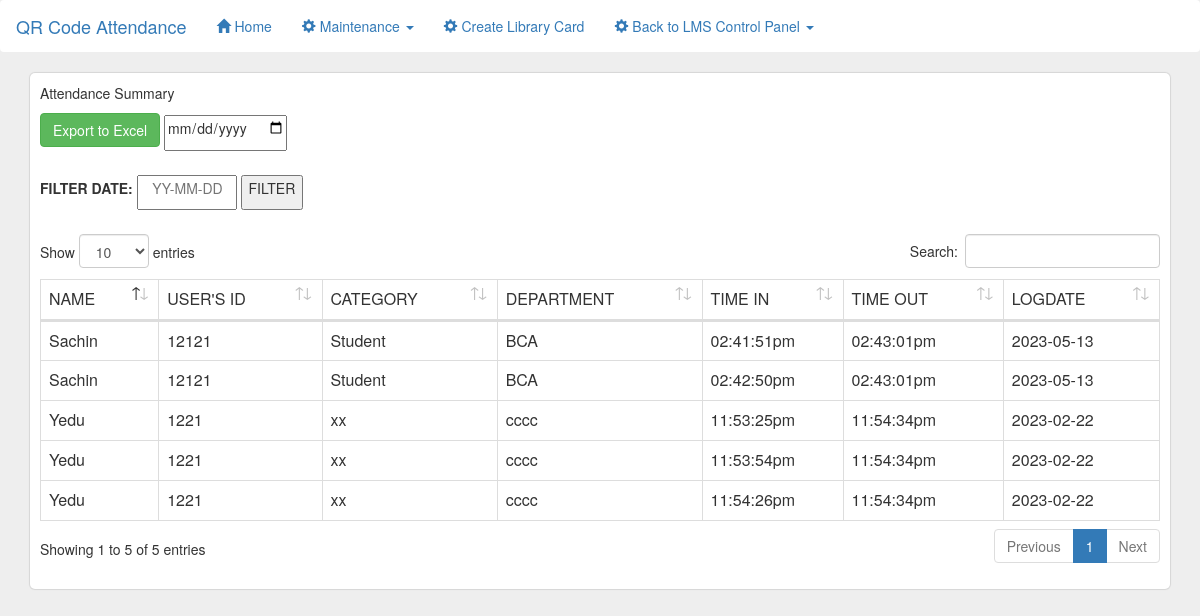
/qr/attendance.php (signed in), run on the app's committed database.
### tables this page shows
CREATE TABLE `attendance` (
  `ID` int(11) NOT NULL,
  `STUDENTID` varchar(250) NOT NULL,
  `TIMEIN` varchar(255) NOT NULL DEFAULT current_timestamp(),
  `TIMEOUT` varchar(250) NOT NULL,
  `LOGDATE` varchar(250) NOT NULL,
  `STATUS` varchar(250) NOT NULL
);

CREATE TABLE `student` (
  `id` int(11) NOT NULL,
  `STUDENTID` varchar(250) NOT NULL,
  `FIRSTNAME` varchar(250) NOT NULL,
  `AGE` varchar(250) NOT NULL,
  `GENDER` varchar(250) NOT NULL,
  `CATEGORY` varchar(255) NOT NULL,
  `DEPARTMENT` varchar(255) NOT NULL,
  `image` varchar(255) NOT NULL
);

### qr/attendance.php (the view, shortened to what this page needs)
<?php
                             $rollno = $_SESSION['RollNo'];
                                $sql="select * from LMS.user where RollNo='$rollno'";
	?>
<html>
    <head>
	  <link rel="stylesheet" href="https://cdnjs.cloudflare.com/ajax/libs/font-awesome/4.7.0/css/font-awesome.min.css">
		<link rel="stylesheet" href="plugins/datatables-bs4/css/dataTables.bootstrap4.min.css">
		<link rel="stylesheet" href="plugins/datatables-responsive/css/responsive.bootstrap4.min.css">
		<link rel="stylesheet" href="css/bootstrap.min.css">
    </head>
    <body style="background:#eee">
        <nav class="navbar" style="background:#fff">
		  <div class="container-fluid">
			<div class="navbar-header">
			  <a class="navbar-brand" href="index.php">QR Code Attendance</a>
			</div>
			<ul class="nav navbar-nav">
			  <li class="active"><a href="index.php"><span class="glyphicon glyphicon-home"></span> Home</a></li>
			  <li class="dropdown"><a class="dropdown-toggle" data-toggle="dropdown" href="#"><span class="glyphicon glyphicon-cog"></span> Maintenance <span class="caret"></span></a>
			  </li>
			   <li><a href="../card/index.php"><span class="glyphicon glyphicon-cog"></span> Create Library Card</a></li>
			    <li class="dropdown"><a class="dropdown-toggle" data-toggle="dropdown" href="#"><span class="glyphicon glyphicon-cog"></span> Back to LMS Control Panel <span class="caret"></span></a>
		  </div>
		</nav>
       <div class="container">
            <div class="row">
                <div class="col-md-12">
                </div>
                <div class="col-md-12">
				<div style="border-radius: 5px;padding:10px;background:#fff;" id="divvideo">
               <p>Attendance Summary</p>
              <form action="excel.php" method="post">
                                    <input type="submit" name="export_excel" class="btn btn-success" value="Export to Excel">
                                    <input type="date" name="datepick" style=" padding-bottom: 10px; width: 100	px;
                               			 margin-bottom: 10px;" placeholder="">
                               	</form>
                                <form method="post" action="attendance.php">
                                <label style="">FILTER DATE:</label>
                                <input type="text" name="datepick" style=" padding-bottom: 10px; width: 100px;
                                margin-bottom: 10px;" placeholder="   YY-MM-DD">
                                <button style="padding-bottom: 10px;" name="submit" type="submit">FILTER </button>
                                </form>
                                <form action="generator.php" method="post">
			   <table id="example1" class="table table-bordered">
                    <thead>
                        <tr>
						<td>NAME</td>
						<td>USER'S ID</td>
						<td>CATEGORY</td>
						<td>DEPARTMENT</td>
						<td>TIME IN</td>
						<td>TIME OUT</td>
						<td>LOGDATE</td>
                        </tr>
                    </thead>
                    <tbody>
                        <?php
                        $server = "localhost";
                        $username="root";
                        $password="";
                        $dbname="qrcodedb";
                        $conn = new mysqli($server,$username,$password,$dbname);
                        	if(isset($_POST['submit']))
                              {$s=$_POST['datepick'];
							$sql ="SELECT * FROM attendance LEFT JOIN student ON attendance.STUDENTID=student.STUDENTID WHERE LOGDATE like '%$s%' " ;
						}else
							$sql = "SELECT * FROM attendance LEFT JOIN student ON attendance.STUDENTID=student.STUDENTID";
                           	$query = $conn->query($sql);
                            while ($row = $query->fetch_assoc()){
                        ?>
                            <tr>
                               <td><?php echo $row['FIRSTNAME'];?></td>
                                <td><?php echo $row['STUDENTID'];?></td>
                                 <td><?php echo $row['CATEGORY'];?></td>
                                  <td><?php echo $row['DEPARTMENT'];?></td>
                                <td><?php echo $row['TIMEIN'];?></td>
                                <td><?php echo $row['TIMEOUT'];?></td>
                                <td><?php echo $row['LOGDATE'];?></td>
                            </tr>
                        <?php
                        }
                        ?>
                    </tbody>
                  </table>
				  </form>
                </div>
                </div>
            </div>
        </div>
    </body>
</html>

### qr/attendance.php (style rules this page uses)
#divvideo { box-shadow: 0px 0px 1px 1px rgba(0, 0, 0, 0.1); }

### data on the page
attendance: student.FIRSTNAME "Yedu", student.STUDENTID "1221", student.CATEGORY "xx", student.DEPARTMENT "cccc", TIMEIN "11:53:25pm", TIMEOUT "11:54:34pm", LOGDATE "2023-02-22"
attendance: student.FIRSTNAME "Yedu", student.STUDENTID "1221", student.CATEGORY "xx", student.DEPARTMENT "cccc", TIMEIN "11:53:54pm", TIMEOUT "11:54:34pm", LOGDATE "2023-02-22"
attendance: student.FIRSTNAME "Yedu", student.STUDENTID "1221", student.CATEGORY "xx", student.DEPARTMENT "cccc", TIMEIN "11:54:26pm", TIMEOUT "11:54:34pm", LOGDATE "2023-02-22"
attendance: student.FIRSTNAME "Sachin", student.STUDENTID "12121", student.CATEGORY "Student", student.DEPARTMENT "BCA", TIMEIN "02:41:51pm", TIMEOUT "02:43:01pm", LOGDATE "2023-05-13"
attendance: student.FIRSTNAME "Sachin", student.STUDENTID "12121", student.CATEGORY "Student", student.DEPARTMENT "BCA", TIMEIN "02:42:50pm", TIMEOUT "02:43:01pm", LOGDATE "2023-05-13"
